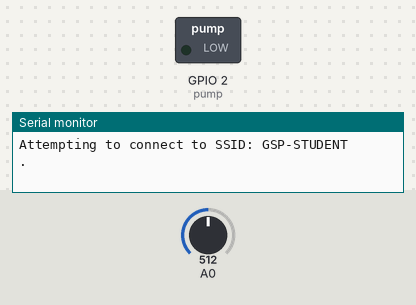
A sketch run on a simulated ESP8266 (NodeMCU). Shown: switched loads named in the sketch (green lamp = pin HIGH), the last lines printed to the serial monitor. The test bench sets the inputs (shaded band); at power-on: A0 = 512. WiFi joins after 1.5 s; servers stay silent unless stated.

Above: at 0.1 s.
At 6.2 s:
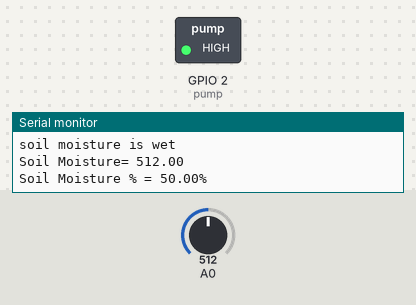
6.3 s: A0 set to 608
20.3 s: A0 set to 632
31.5 s: A0 set to 511
At 32.4 s:
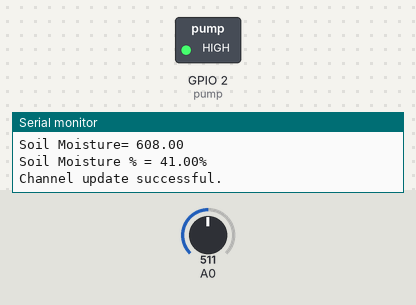
Timing chart, 0 to 34.5 s (numbered marks = the images above; inputs shaded):
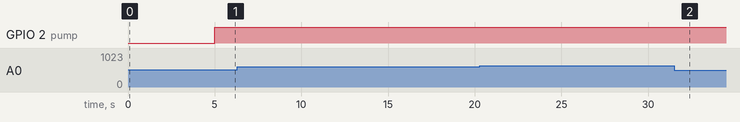

The sketch:

Soil_moisture_with_thingspeak-uplod.ino
```cpp
#include <Ticker.h>

#define TS_ENABLE_SSL // For HTTPS SSL connection

#include <ESP8266WiFi.h>
#include <WiFiClientSecure.h>
#include "secrets.h"
#include "ThingSpeak.h" // always include thingspeak header file after other header files and custom macros

char ssid[] = SECRET_SSID;   // your network SSID (name)
char pass[] = SECRET_PASS;   // your network password
int keyIndex = 0;            // your network key Index number (needed only for WEP)
WiFiClientSecure  client;
Ticker ticker;
unsigned long myChannelNumber = SECRET_CH_ID;
const char * myWriteAPIKey = SECRET_WRITE_APIKEY;

// Initialize our values
float soil_moiture;
float sm_precentage;
int pump = 2; //pump is on GPIO 2
int pump_status;
boolean Timer_reached;


void send_data()
{
  Timer_reached=true;
}

// Fingerprint check, make sure that the certificate has not expired.
const char * fingerprint = NULL; // use SECRET_SHA1_FINGERPRINT for fingerprint check

void setup() {
  Serial.begin(115200);  // Initialize serial
  pinMode(pump,OUTPUT);
  while (!Serial) {
    ; // wait for serial port to connect. Needed for Leonardo native USB port only
  }

  WiFi.mode(WIFI_STA);

  if(fingerprint!=NULL){
    client.setFingerprint(fingerprint);
  }
  else{
    client.setInsecure(); // To perform a simple SSL Encryption
  }

  ThingSpeak.begin(client);  // Initialize ThingSpeak
   // Connect or reconnect to WiFi
   if(WiFi.status() != WL_CONNECTED){
    Serial.print("Attempting to connect to SSID: ");
    Serial.println(SECRET_SSID);
    while(WiFi.status() != WL_CONNECTED)
    {
      WiFi.begin(ssid, pass);  // Connect to WPA/WPA2 network. Change this line if using open or WEP network
      Serial.print(".");
      delay(5000);
    }
    Serial.println("\nConnected.");
  }
  Timer_reached = false;
  ticker.attach(15,send_data);
}

void loop() {

 soil_moiture = analogRead(A0);
sm_precentage = map(soil_moiture,0,1023,100,0);

if (sm_precentage <=30)
{
  digitalWrite(pump, LOW);
  Serial.println("soil dry");
  pump_status = 1;
}
else if (sm_precentage > 31 && sm_precentage < 40)
{
   digitalWrite(pump, LOW);
   Serial.println("Soil moisture is optimum");
   pump_status = 1;
}
else if (sm_precentage >= 40)
{
  digitalWrite(pump, HIGH);
  Serial.println("soil moisture is wet");
  pump_status = 0;
}

Serial.print("Soil Moisture= ");
Serial.println(soil_moiture);
Serial.print("Soil Moisture % = ");
Serial.print(sm_precentage);
Serial.println("%");

if(Timer_reached)
 {
  // set the fields with the values
  ThingSpeak.setField(1, sm_precentage);
  ThingSpeak.setField(2, pump_status);


  // write to the ThingSpeak channel
  int x = ThingSpeak.writeFields(myChannelNumber, myWriteAPIKey);
  if(x == 200){
    Serial.println("Channel update successful.");
  }
  else{
    Serial.println("Problem updating channel. HTTP error code " + String(x));
  }
   Timer_reached =false;
 }
  delay(15000); // Wait 15 seconds to update the channel again
}
```

secrets.h
```cpp
// Use this file to store all of the private credentials
// and connection details

#define SECRET_SSID "GSP-STUDENT"		// replace MySSID with your WiFi network name
#define SECRET_PASS "65@Ssr#b5"	// replace MyPassword with your WiFi password

#define SECRET_CH_ID 3249561			// replace 0000000 with your channel number
#define SECRET_WRITE_APIKEY "YR9ZWIXIH0V1Y9P6"   // replace XYZ with your channel write API Key

// ThingSpeak Certificate Fingerprint, Expiration Date: August 3, 2022 at 8:00:00 AM EST
#define SECRET_SHA1_FINGERPRINT "27 18 92 DD A4 26 C3 07 09 B9 7A E6 C5 21 B9 5B 48 F7 16 E1"
```

Measured:
- after the input at 31.5 s, GPIO 2 (pump): stays HIGH (without the input it goes to LOW after 3.8 s)
